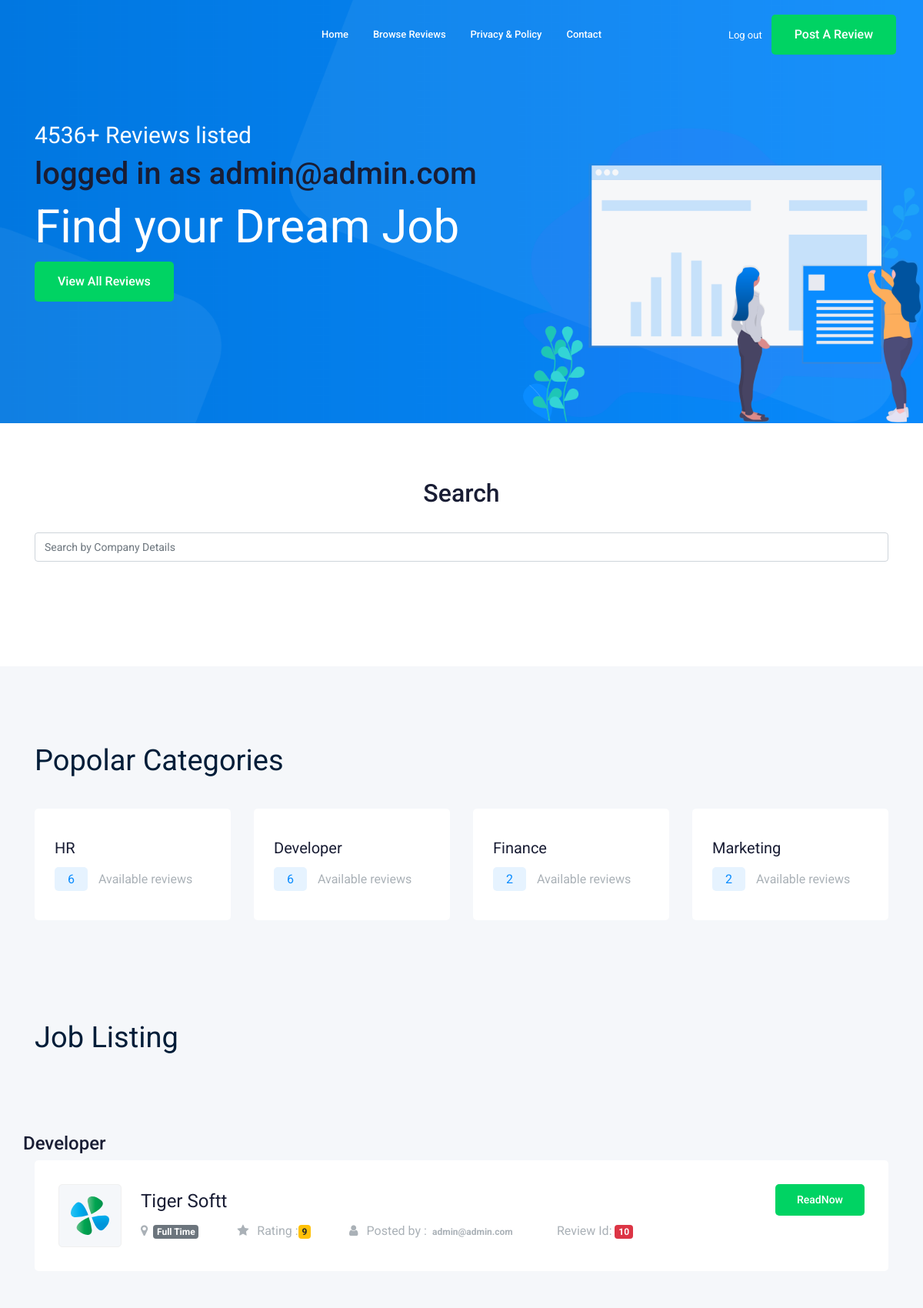
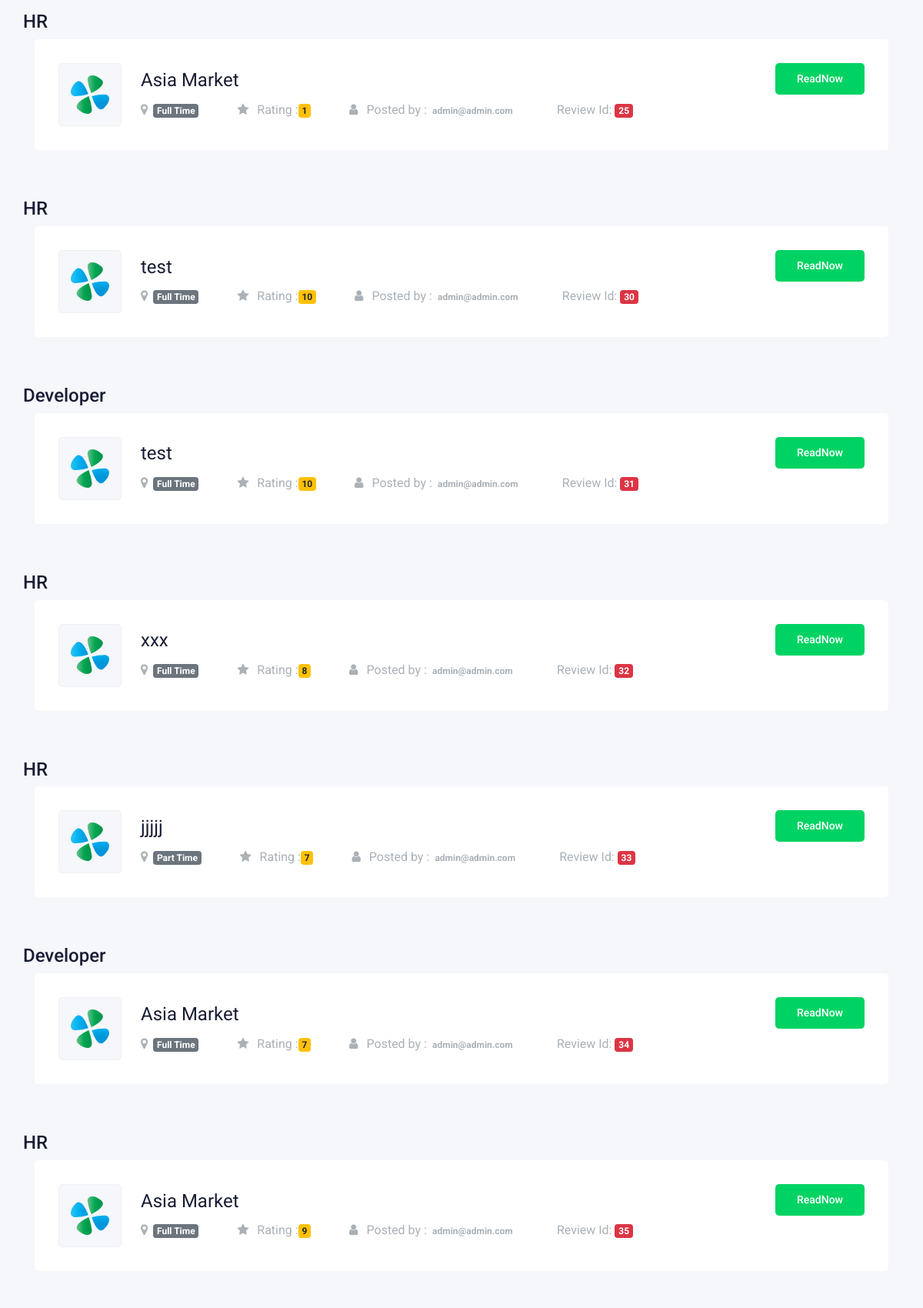
The page /home.php (signed in, upper part) on the database its author committed (2 pictures, top to bottom).
### tables this page shows
CREATE TABLE `review` (
  `email` varchar(100) NOT NULL,
  `reviewId` int(11) NOT NULL,
  `jobCatagory` varchar(200) NOT NULL,
  `companyName` varchar(100) NOT NULL,
  `post` varchar(100) NOT NULL,
  `salary` int(100) NOT NULL,
  `jobDuration` varchar(100) NOT NULL,
  `type` varchar(100) NOT NULL,
  `address` varchar(100) NOT NULL,
  `experience` varchar(1000) NOT NULL,
  `rating` int(2) NOT NULL
);

### home.php (the view, shortened to what this page needs)
<?php
$email = $_SESSION["email"];
?>
<?php
include_once 'database.php';
$result = mysqli_query($conn,"SELECT * FROM review");
$result3 = mysqli_query($conn,"SELECT * FROM review group by jobCatagory order by COUNT(jobCatagory) desc");
?>
<!DOCTYPE html>
<html class="no-js" lang="zxx">
<head>
   <link rel="stylesheet" href="css/bootstrap.min.css">
    <link rel="stylesheet" href="css/owl.carousel.min.css">
    <link rel="stylesheet" href="css/magnific-popup.css">
    <link rel="stylesheet" href="css/font-awesome.min.css">
    <link rel="stylesheet" href="css/themify-icons.css">
    <link rel="stylesheet" href="css/nice-select.css">
    <link rel="stylesheet" href="css/flaticon.css">
    <link rel="stylesheet" href="css/gijgo.css">
    <link rel="stylesheet" href="css/animate.min.css">
    <link rel="stylesheet" href="css/slicknav.css">
    <link rel="stylesheet" href="css/style.css">
    <link rel="stylesheet" href="css/custom.css">
</head>
<body>
    <header>
        <div class="header-area ">
            <div id="sticky-header" class="main-header-area">
                <div class="container-fluid ">
                    <div class="header_bottom_border">
                        <div class="row align-items-center">
                            <div class="col-xl-3 col-lg-2">
                            </div>
                            <div class="col-xl-6 col-lg-7">
                                <div class="main-menu  d-none d-lg-block">
                                    <nav>
                                        <ul id="navigation">
                                            <li><a href="home.php">home</a></li>
                                            <li><a href="browse_reviews.php">Browse Reviews</a></li>
                                           <li><a href="policy.php">privacy & policy</a></li>
                                            <li><a href="contact.html">Contact</a></li>
                                        </ul>
                                    </nav>
                                </div>
                            </div>
                            <div class="col-xl-3 col-lg-3 d-none d-lg-block">
                                <div class="Appointment">
                                    <div class="phone_num d-none d-xl-block">
                                        <a href="logout.php">Log out</a>
                                    </div>
                                    <div class="d-none d-lg-block">
                                        <a class="boxed-btn3" href="post_review.php">Post a Review</a>
                                    </div>
                                </div>
                            </div>
                            <div class="col-12">
                            </div>
                        </div>
                    </div>
                </div>
            </div>
        </div>
    </header>
    <div class="slider_area">
        <div class="single_slider  d-flex align-items-center slider_bg_1">
            <div class="container">
                <div class="row align-items-center">
                    <div class="col-lg-7 col-md-6">
                        <div class="slider_text">
                            <h5 class="wow fadeInLeft" data-wow-duration="1s" data-wow-delay=".2s">4536+ Reviews listed</h5>
                             <h1>logged in as <?php echo $email;?></h1>
                            <h3 class="wow fadeInLeft" data-wow-duration="1s" data-wow-delay=".3s">Find your Dream Job</h3>
                            <div class="sldier_btn wow fadeInLeft" data-wow-duration="1s" data-wow-delay=".5s">
                                <a href="browse_reviews.php" class="boxed-btn3">View all Reviews</a>
                            </div>
                        </div>
                    </div>
                </div>
            </div>
        </div>
        <div class="ilstration_img wow fadeInRight d-none d-lg-block text-right" data-wow-duration="1s" data-wow-delay=".2s">
            <img src="img/banner/illustration.png" alt="">
        </div>
    </div>
	<div class="container">
			<br />
			<br />
			<br />
			<h2 align="center">Search</h2><br />
			<div class="form-group">
				<div class="input-group">
					<input type="text" name="search_text" id="search_text" placeholder="Search by Company Details" class="form-control" />
				</div>
			</div>
			<br />
		</div>
		<br />
		<br />
		<br />
		<br />
    <div class="popular_catagory_area">
        <div class="container">
            <div class="row">
                <div class="col-lg-12">
                    <div class="section_title mb-40">
                        <h3>Popolar Categories</h3>
                    </div>
                </div>
            </div>
            <div class="row">
			<?php
					while($row = mysqli_fetch_array($result3)) {
					?>
                <div class="col-lg-4 col-xl-3 col-md-6">
                    <div class="single_catagory">
                        <a href="browse_reviews.php"><h4><?php echo $row["jobCatagory"]; $jc = $row["jobCatagory"]; ?></h4></a>
							<?php
							include_once 'database.php';
							$query = "SELECT COUNT(jobCatagory) FROM review where `jobCatagory` ='$jc'";
							$result4 = mysqli_query($conn,$query);
							while ($row = $result4->fetch_assoc()) {
								$rx = $row["COUNT(jobCatagory)"];
							}
							?>
                        <p> <span><?php echo $rx;?></span> Available reviews</p>
                    </div>
                </div>
                 <?php
						}
						?>
            </div>
        </div>
    </div>
<div class="job_listing_area">
        <div class="container">
            <div class="row align-items-center">
                <div class="col-lg-6">
                    <div class="section_title">
                        <h3>Job Listing</h3>
                    </div>
                </div>
                <div class="col-lg-5">
                </div>
            </div>
            <div class="job_lists">
                <div class="row" >
                        <?php
                    while($row = mysqli_fetch_array($result)) {
                           $cata = $row['jobCatagory'];
                           $cname = $row['companyName'];
                                $id = $row['reviewId'];
                                $type = $row['type'];
                                 $rating = $row['rating'];
                    echo "<a  href='job_details.php?id=$id'><h4 style='margin-top: 50px;'>$cata</h4></a>";
                   echo "<div class='col-lg-12 col-md-12'>
                        <div class='single_jobs white-bg d-flex justify-content-between'>
                            <div class='jobs_left d-flex align-items-center'>
                                <div class='thumb' >
                                    <img style='width: 100%' src='img/svg_icon/1.svg' alt=''>
                                </div>
                                <div class='jobs_conetent'>
                                    <a href='job_details.php?id=$id'><h4>{$cname}</h4></a>
                                    <div class='links_locat d-flex align-items-center'>
                                        <div class='location'>
                                            <p> <i class='fa fa-map-marker'></i><span class='badge badge-secondary'> {$type}</span></p>
                                        </div>
                                        <div class='location'>
                                                    <p> <i class='fa fa-star' aria-hidden='true'></i> Rating :<span class='badge badge-warning'>{$rating}</span></p>
                                                </div>
                                                <div class='location'>
                                                    <p> <i class='fa fa-user' aria-hidden='true'></i> Posted by :<span class='badge badge-pill'>{$email}</span></p>
                                                </div>
                                                <div class='location'>
                                    <p>Review Id: <span class='badge badge-danger'> {$id}</span></p>
                                </div>
                                    </div>
                                </div>
                            </div>
                            <div class='jobs_right'>
                                <div class='apply_now'>
                                      <a href='job_details.php?id=$id' class='boxed-btn3'>readNow</a>
                                </div>
                            </div>
                        </div>
                    </div>";
                      }
                                    ?>
                </div>
            </div>
        </div>
    </div>
</body>
</html>

### css/custom.css (style rules this page uses)
body { font-family: "Roboto", sans-serif; font-weight: normal; font-style: normal; }
h1, h2, h3, h4, h5 { font-family: "Roboto", sans-serif; color: #191d34; }
ul { margin: 0px; padding: 0px; }
li { list-style: none; }
p { font-size: 16px; font-weight: 400; line-height: 28px; color: #7A838B; margin-bottom: 13px; font-family: "Roboto", sans-serif; }
*::placeholder { color: #cccccc; font-size: 14px; opacity: 1; }
h3 { font-size: 24px; }
.white-bg { background: #ffffff; }

### rows shown on the page
review: jobCatagory "HR", rx "6", companyName "Asia Market", type "Full Time", rating "1", reviewId "25"
review: jobCatagory "Developer", rx "6", companyName "Tiger Softt", type "Full Time", rating "9", reviewId "10"
review: jobCatagory "Finance", rx "2"
review: jobCatagory "Marketing", rx "2"
review: jobCatagory "HR", companyName "test", type "Full Time", rating "10", reviewId "30"
review: jobCatagory "Developer", companyName "test", type "Full Time", rating "10", reviewId "31"
review: jobCatagory "HR", companyName "xxx", type "Full Time", rating "8", reviewId "32"
review: jobCatagory "HR", companyName "jjjjj", type "Part Time", rating "7", reviewId "33"
review: jobCatagory "Developer", companyName "Asia Market", type "Full Time", rating "7", reviewId "34"
review: jobCatagory "HR", companyName "Asia Market", type "Full Time", rating "9", reviewId "35"

### other values the page prints
$email "admin@admin.com"
